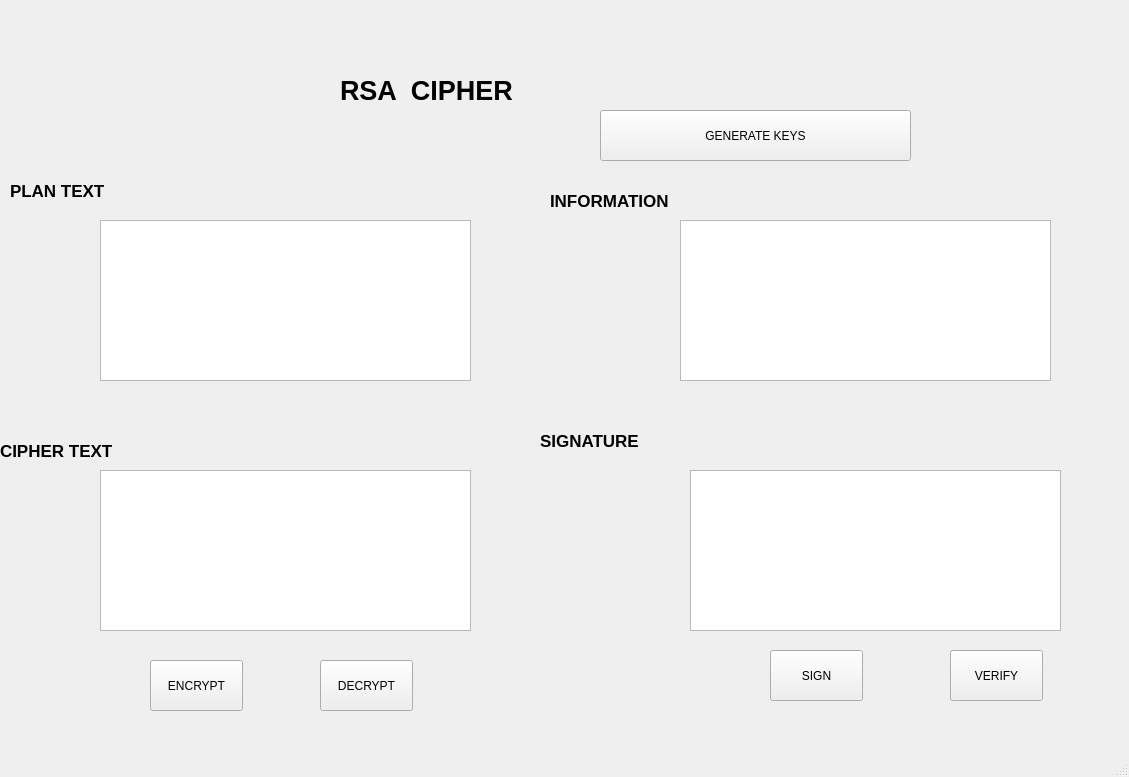
<?xml version="1.0" encoding="UTF-8"?>
<ui version="4.0">
 <class>MainWindow</class>
 <widget class="QMainWindow" name="MainWindow">
  <property name="geometry">
   <rect>
    <x>0</x>
    <y>0</y>
    <width>1129</width>
    <height>777</height>
   </rect>
  </property>
  <property name="windowTitle">
   <string>MainWindow</string>
  </property>
  <widget class="QWidget" name="centralwidget">
   <widget class="QLabel" name="label">
    <property name="geometry">
     <rect>
      <x>340</x>
      <y>30</y>
      <width>411</width>
      <height>121</height>
     </rect>
    </property>
    <property name="font">
     <font>
      <pointsize>20</pointsize>
      <weight>75</weight>
      <bold>true</bold>
     </font>
    </property>
    <property name="text">
     <string>RSA  CIPHER</string>
    </property>
   </widget>
   <widget class="QLabel" name="label_2">
    <property name="geometry">
     <rect>
      <x>10</x>
      <y>130</y>
      <width>131</width>
      <height>121</height>
     </rect>
    </property>
    <property name="font">
     <font>
      <pointsize>13</pointsize>
      <weight>75</weight>
      <bold>true</bold>
     </font>
    </property>
    <property name="text">
     <string>PLAN TEXT</string>
    </property>
   </widget>
   <widget class="QLabel" name="label_3">
    <property name="geometry">
     <rect>
      <x>0</x>
      <y>390</y>
      <width>131</width>
      <height>121</height>
     </rect>
    </property>
    <property name="font">
     <font>
      <pointsize>13</pointsize>
      <weight>75</weight>
      <bold>true</bold>
     </font>
    </property>
    <property name="text">
     <string>CIPHER TEXT</string>
    </property>
   </widget>
   <widget class="QLabel" name="label_4">
    <property name="geometry">
     <rect>
      <x>550</x>
      <y>140</y>
      <width>131</width>
      <height>121</height>
     </rect>
    </property>
    <property name="font">
     <font>
      <pointsize>13</pointsize>
      <weight>75</weight>
      <bold>true</bold>
     </font>
    </property>
    <property name="text">
     <string>INFORMATION</string>
    </property>
   </widget>
   <widget class="QLabel" name="label_5">
    <property name="geometry">
     <rect>
      <x>540</x>
      <y>380</y>
      <width>131</width>
      <height>121</height>
     </rect>
    </property>
    <property name="font">
     <font>
      <pointsize>13</pointsize>
      <weight>75</weight>
      <bold>true</bold>
     </font>
    </property>
    <property name="text">
     <string>SIGNATURE</string>
    </property>
   </widget>
   <widget class="QPushButton" name="btn_encrypt">
    <property name="geometry">
     <rect>
      <x>150</x>
      <y>660</y>
      <width>93</width>
      <height>51</height>
     </rect>
    </property>
    <property name="text">
     <string>ENCRYPT</string>
    </property>
   </widget>
   <widget class="QPlainTextEdit" name="txt_plain_text">
    <property name="geometry">
     <rect>
      <x>100</x>
      <y>220</y>
      <width>371</width>
      <height>161</height>
     </rect>
    </property>
   </widget>
   <widget class="QPushButton" name="btn_decrypt">
    <property name="geometry">
     <rect>
      <x>320</x>
      <y>660</y>
      <width>93</width>
      <height>51</height>
     </rect>
    </property>
    <property name="text">
     <string>DECRYPT</string>
    </property>
   </widget>
   <widget class="QPushButton" name="btn_sign">
    <property name="geometry">
     <rect>
      <x>770</x>
      <y>650</y>
      <width>93</width>
      <height>51</height>
     </rect>
    </property>
    <property name="text">
     <string>SIGN</string>
    </property>
   </widget>
   <widget class="QPushButton" name="btn_verify">
    <property name="geometry">
     <rect>
      <x>950</x>
      <y>650</y>
      <width>93</width>
      <height>51</height>
     </rect>
    </property>
    <property name="text">
     <string>VERIFY</string>
    </property>
   </widget>
   <widget class="QPlainTextEdit" name="txt_inf">
    <property name="geometry">
     <rect>
      <x>680</x>
      <y>220</y>
      <width>371</width>
      <height>161</height>
     </rect>
    </property>
   </widget>
   <widget class="QPlainTextEdit" name="txt_sign">
    <property name="geometry">
     <rect>
      <x>690</x>
      <y>470</y>
      <width>371</width>
      <height>161</height>
     </rect>
    </property>
   </widget>
   <widget class="QPlainTextEdit" name="txt_cipher_text">
    <property name="geometry">
     <rect>
      <x>100</x>
      <y>470</y>
      <width>371</width>
      <height>161</height>
     </rect>
    </property>
   </widget>
   <widget class="QPushButton" name="btn_gen_keys">
    <property name="geometry">
     <rect>
      <x>600</x>
      <y>110</y>
      <width>311</width>
      <height>51</height>
     </rect>
    </property>
    <property name="text">
     <string>GENERATE KEYS</string>
    </property>
   </widget>
  </widget>
  <widget class="QMenuBar" name="menubar">
   <property name="geometry">
    <rect>
     <x>0</x>
     <y>0</y>
     <width>1129</width>
     <height>26</height>
    </rect>
   </property>
  </widget>
  <widget class="QStatusBar" name="statusbar"/>
 </widget>
 <resources/>
 <connections/>
</ui>
